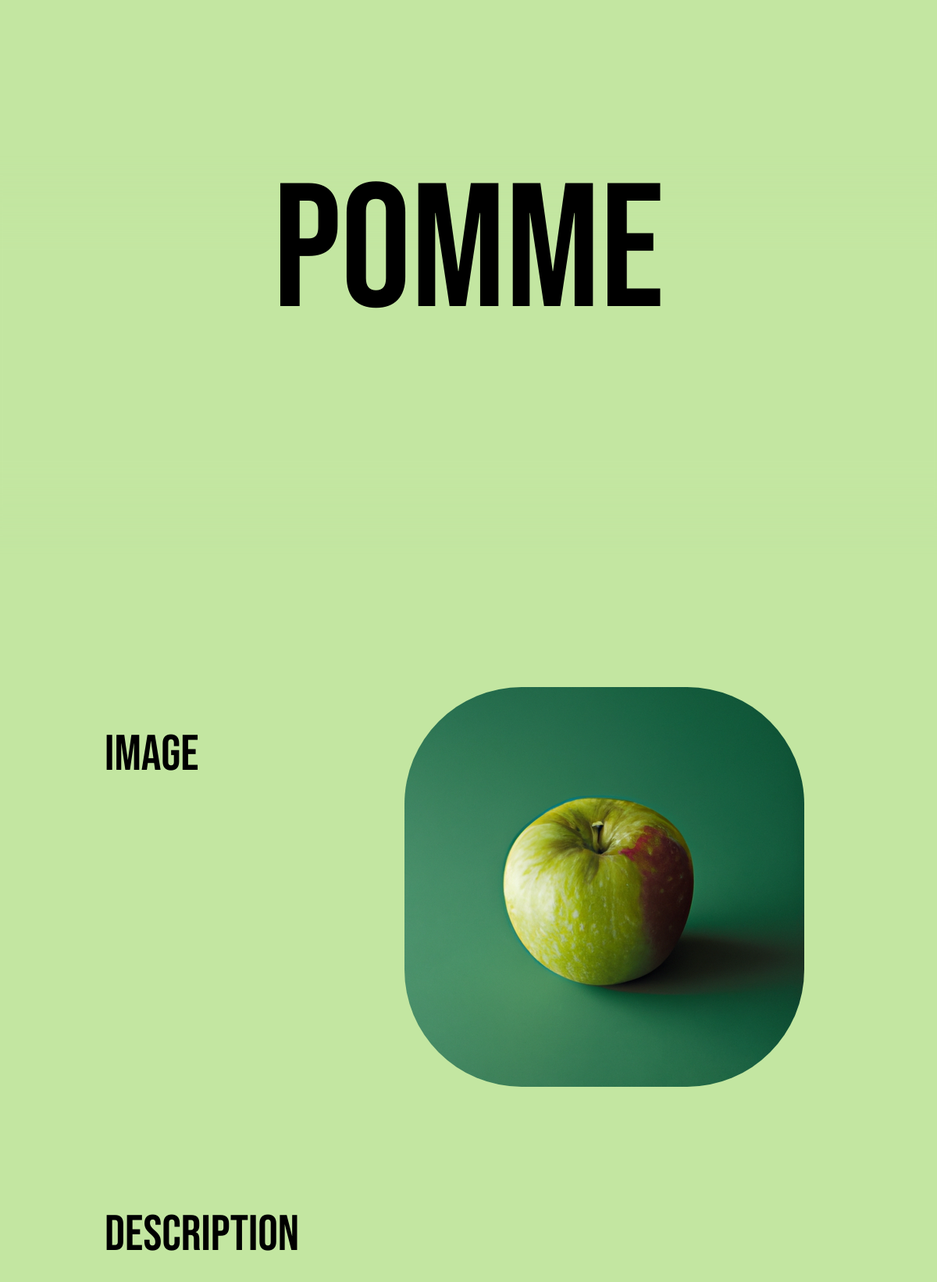
/waste/19 (upper part), run on an earlier commit of the app's database.
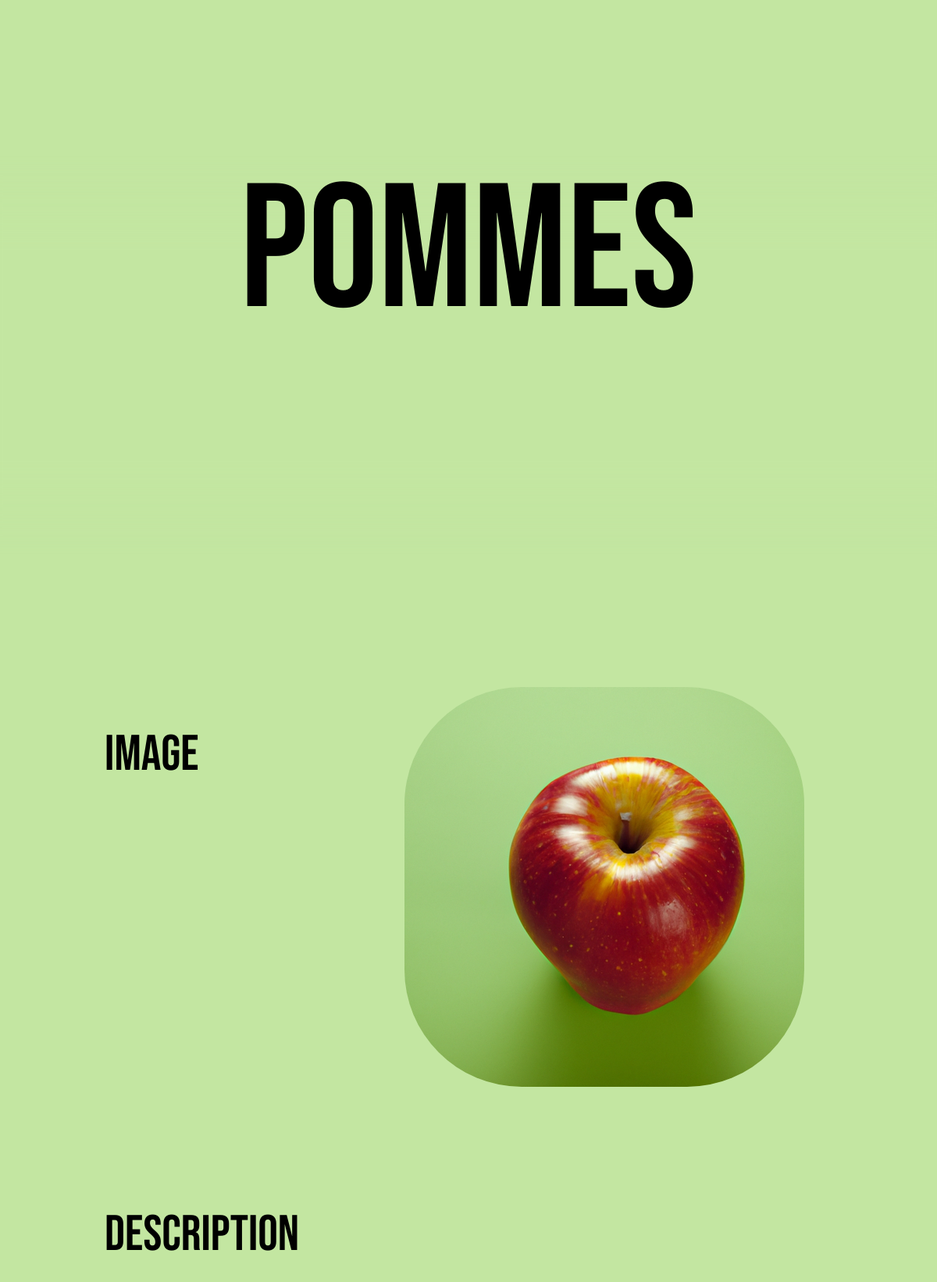
And on a later commit of the database.
### app/models.py (models this page shows, shortened)
class Waste(db.Model):
    id = db.Column(db.Integer, primary_key=True)
    name = db.Column(db.String(50), unique=True, nullable=False)
    description = db.Column(db.Text, nullable=False)
    list_recycling_possibilitites = db.Column(db.Text, nullable=False)
    nb_views = db.Column(db.Integer, nullable=False, default=0)
    last_viewed = db.Column(db.DateTime, nullable=False,
                            default=datetime.utcnow)

### app/wastes/routes.py (the view)
@wastes_bp.route('/waste/<int:waste_id>')
def waste(waste_id):
    waste = Waste.query.get_or_404(waste_id)
    waste.nb_views += 1
    waste.last_viewed = datetime.utcnow()
    db.session.commit()
    return render_template('waste.html', waste=waste, title=waste.name, location='waste')

### app/templates/waste.html (shortened to what this page needs)
{%extends "layout.html"%}
{% block head%}
<link rel="stylesheet" href="{{ url_for('static', filename='css/waste.css') }}">
{% endblock %}
{% block content %}
<div class="div-content-site">
    <nav class="navbar">
        <div class="navbar-blur"></div>
        <h1>{{waste.name}}</h1>
    </nav>
    <div class="image-container">
        <h2>Image</h2>
        <img class="image-waste" src="{{ url_for('static', filename='uploads/wastes/' + waste.name + '.png') }}"
            alt="Image">
    </div>
    <div class="description-container">
        <h2>Description</h2>
    </div>
</div>
{% endblock content %}

### app/templates/layout.html (shortened to what this page needs)
<!DOCTYPE html>
<html>
<head>
    <link rel="stylesheet" href="{{ url_for('static', filename='css/main.css') }}">
    {% block head%}{% endblock %}
</head>
<body>
    {% block content%}{% endblock %}
</body>
</html>

### app/static/css/main.css (style rules this page uses)
body { background-color: #C3E6A1; font-family: 'Roboto', sans-serif; }
.navbar, .navbar-search { position: fixed; left: 0%; width: 100%; top: 0%; z-index: 9998; margin: 0; }
.navbar { height: 650px; }
.navbar-blur, .navbar-search-blur { position: absolute; left: -4.63%; right: -4.63%; bottom: 0%; background: #C3E6A1; filter: blur(25px); }
.navbar-blur { top: 40%; }
.navbar h1, .navbar-search h1 { left: 0; right: 0; position: absolute; margin: auto; display: flex; align-items: center; justify-content: center; text-align: center; font-family: 'Bebas Neue'; font-style: normal; font-weight: 400; font-size: 225px; line-height: 270px; color: #000000; }
.navbar h1 { top: 5%; bottom: 5%; }
.div-content-site { position: relative; left: 0%; right: 0%; margin-top: 765px; margin-bottom: 260px; padding-bottom: 230px; }

### app/static/css/waste.css (style rules this page uses)
.image-container, .description-container, .list_recycling_possibilitites-container, .delete-waste, .update-waste, .details-container { position: absolute; left: 10.65%; right: 10.65%; }
.image-container { height: 500px; top: 115px; }
.description-container { height: 318px; top: 730px; }
.image-container h2, .description-container h2, .list_recycling_possibilitites-container h2, .details-container h2 { position: absolute; height: 67px; left: 0px; top: 0px; font-family: 'Bebas Neue'; font-style: normal; font-weight: 400; font-size: 64px; line-height: 77px; display: flex; align-items: center; color: #000000; }
.image-container h2 { width: 123px; }
.description-container h2, .list_recycling_possibilitites-container h2, .details-container h2 { width: 253px; }
.image-waste { position: absolute; left: 41.18%; right: 0%; top: 0%; bottom: 0%; border-radius: 150px; }

What changed in the data, as far as the page shows it:
changed Waste: name "pomme" → "pommes"; name: a different picture
